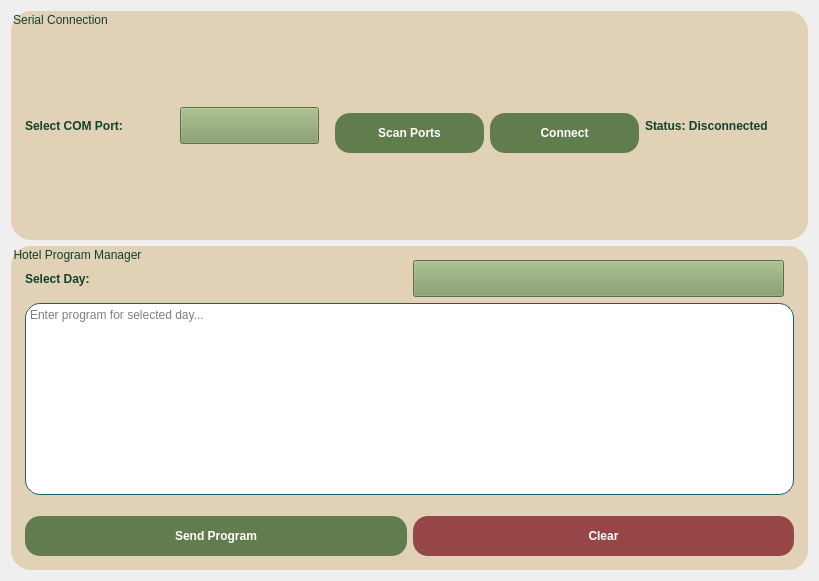
<?xml version="1.0" encoding="UTF-8"?>
<ui version="4.0">
 <class>HotelManagerUI</class>
 <widget class="QWidget" name="HotelManagerUI">
  <property name="geometry">
   <rect>
    <x>0</x>
    <y>0</y>
    <width>819</width>
    <height>581</height>
   </rect>
  </property>
  <property name="styleSheet">
   <string notr="true"/>
  </property>
  <layout class="QVBoxLayout" name="verticalLayout">
   <item>
    <widget class="QGroupBox" name="groupBox_connection">
     <property name="styleSheet">
      <string notr="true">QGroupBox
{
border-radius:20px;
border:solid;
border-color:white;
padding:5px;
color:rgb(19,65,43);
background-color:rgb(225,209,182);
}

QGroupBox QWidget
{
color:black;
}
</string>
     </property>
     <property name="title">
      <string>Serial Connection</string>
     </property>
     <layout class="QHBoxLayout" name="horizontalLayout_connection">
      <item>
       <widget class="QLabel" name="label_com">
        <property name="styleSheet">
         <string notr="true">QLabel
{
color:rgb(19,65,43);
font-weight:600;
}</string>
        </property>
        <property name="text">
         <string>Select COM Port:</string>
        </property>
       </widget>
      </item>
      <item>
       <widget class="QComboBox" name="comboBox_ports">
        <property name="styleSheet">
         <string notr="true">QComboBox
{
margin-right:10px;
appearance:none;
padding-left:15px;
padding-right:20px;
font-weight:600;
background-color:rgb(129,153,101);
height:35px;
}
QComboBox::drop-down {
	border:none;
}
QComboBox::down-arrow {
		image:url(:/Purestay/images/icones/arrow.png);
	padding-right:20px;
	width:20px;
	color:white;
}

QComboBox::QListView {
background-color:rgb(129,153,101);
}

QComboBox::QListViewItem {
background-color:rgb(129,153,101);
}





</string>
        </property>
       </widget>
      </item>
      <item>
       <widget class="QPushButton" name="pushButton_scan">
        <property name="styleSheet">
         <string notr="true">QPushButton
{
border-radius:15px;
margin-top:15px;
height:40px;
background-color:rgb(97,125,77);
color: white;
font-weight:600;
}
QPushButton:hover
{
background-color:rgb(47,89,73);
}</string>
        </property>
        <property name="text">
         <string>Scan Ports</string>
        </property>
       </widget>
      </item>
      <item>
       <widget class="QPushButton" name="pushButton_connect">
        <property name="styleSheet">
         <string notr="true">QPushButton
{
border-radius:15px;
margin-top:15px;
height:40px;
background-color:rgb(97,125,77);
color: white;
font-weight:600;
}
QPushButton:hover
{
background-color:rgb(47,89,73);
}</string>
        </property>
        <property name="text">
         <string>Connect</string>
        </property>
       </widget>
      </item>
      <item>
       <widget class="QLabel" name="label_status">
        <property name="styleSheet">
         <string notr="true">QLabel
{
color:rgb(19,65,43);
font-weight:600;
}</string>
        </property>
        <property name="text">
         <string>Status: Disconnected</string>
        </property>
       </widget>
      </item>
      <item>
       <spacer name="horizontalSpacer">
        <property name="orientation">
         <enum>Qt::Vertical</enum>
        </property>
        <property name="sizeHint" stdset="0">
         <size>
          <width>0</width>
          <height>0</height>
         </size>
        </property>
       </spacer>
      </item>
     </layout>
    </widget>
   </item>
   <item>
    <widget class="QGroupBox" name="groupBox_program">
     <property name="styleSheet">
      <string notr="true">QGroupBox
{
border-radius:20px;
border:solid;
border-color:white;
padding:5px;
color:rgb(19,65,43);
background-color:rgb(225,209,182);
}

QGroupBox QWidget
{
color:black;
}
</string>
     </property>
     <property name="title">
      <string>Hotel Program Manager</string>
     </property>
     <layout class="QVBoxLayout" name="verticalLayout_2">
      <item>
       <layout class="QHBoxLayout" name="horizontalLayout_day">
        <item>
         <widget class="QLabel" name="label_day">
          <property name="styleSheet">
           <string notr="true">QLabel
{
color:rgb(19,65,43);
font-weight:600;
}</string>
          </property>
          <property name="text">
           <string>Select Day:</string>
          </property>
         </widget>
        </item>
        <item>
         <widget class="QComboBox" name="comboBox_days">
          <property name="styleSheet">
           <string notr="true">QComboBox
{
margin-right:10px;
appearance:none;
padding-left:15px;
padding-right:20px;
font-weight:600;
background-color:rgb(129,153,101);
height:35px;
}
QComboBox::drop-down {
	border:none;
}
QComboBox::down-arrow {
		image:url(:/Purestay/images/icones/arrow.png);
	padding-right:20px;
	width:20px;
	color:white;
}

QComboBox::QListView {
background-color:rgb(129,153,101);
}

QComboBox::QListViewItem {
background-color:rgb(129,153,101);
}





</string>
          </property>
         </widget>
        </item>
       </layout>
      </item>
      <item>
       <widget class="QTextEdit" name="textEdit_program">
        <property name="styleSheet">
         <string notr="true">QTextEdit
{
border:solid;
border-color:rgb(28,96,101);
border-width:1px;
background-color:rgb(255,255,255);

border-radius:15px;
height:35px;
}</string>
        </property>
        <property name="placeholderText">
         <string>Enter program for selected day...</string>
        </property>
       </widget>
      </item>
      <item>
       <layout class="QHBoxLayout" name="horizontalLayout_buttons">
        <item>
         <widget class="QPushButton" name="pushButton_send">
          <property name="styleSheet">
           <string notr="true">QPushButton
{
border-radius:15px;
margin-top:15px;
height:40px;
background-color:rgb(97,125,77);
color: white;
font-weight:600;
}
QPushButton:hover
{
background-color:rgb(47,89,73);
}</string>
          </property>
          <property name="text">
           <string>Send Program</string>
          </property>
         </widget>
        </item>
        <item>
         <widget class="QPushButton" name="pushButton_clear">
          <property name="styleSheet">
           <string notr="true">QPushButton
{
border-radius:15px;
margin-top:15px;
height:40px;
background: rgb(150,70,70);
color: white;
font-weight:600;
}
QPushButton:hover
{
background-color:rgb(47,89,73);
}</string>
          </property>
          <property name="text">
           <string>Clear</string>
          </property>
         </widget>
        </item>
       </layout>
      </item>
     </layout>
    </widget>
   </item>
  </layout>
 </widget>
 <resources/>
 <connections/>
</ui>
